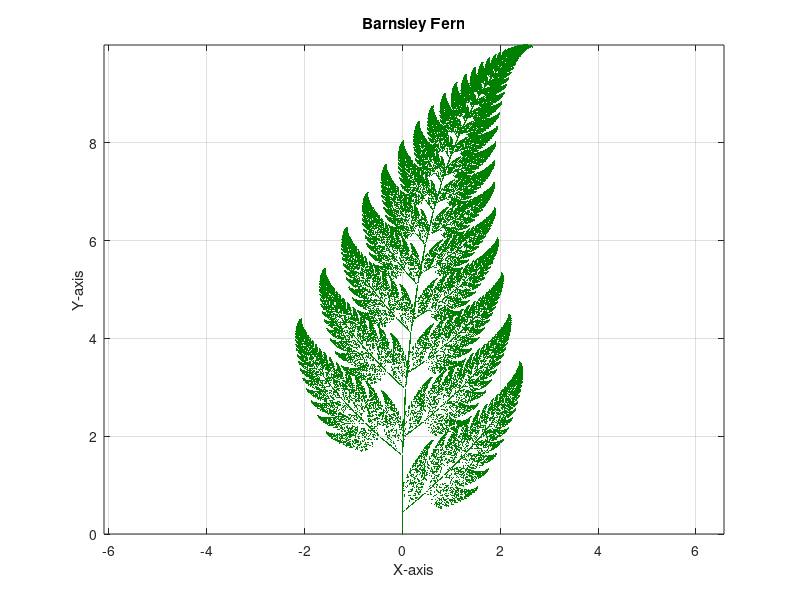

Write MATLAB code to recreate this figure.
clc; clear; close all;

% Jumlah iterasi (semakin besar semakin detail)
N = 100000;

% Inisialisasi vektor koordinat
x = zeros(1, N);
y = zeros(1, N);

% Probabilitas untuk setiap transformasi
p = [0.01, 0.85, 0.07, 0.07];
cum_p = cumsum(p); % Probabilitas kumulatif

% Iterasi Barnsley Fern
for i = 2:N
    r = rand; % Angka acak untuk memilih transformasi

    if r <= cum_p(1)
        % Batang utama
        x(i) = 0;
        y(i) = 0.16 * y(i-1);

    elseif r <= cum_p(2)
        % Transformasi utama daun
        x(i) = 0.85 * x(i-1) + 0.04 * y(i-1);
        y(i) = -0.04 * x(i-1) + 0.85 * y(i-1) + 1.6;

    elseif r <= cum_p(3)
        % Daun kanan
        x(i) = 0.20 * x(i-1) - 0.26 * y(i-1);
        y(i) = 0.23 * x(i-1) + 0.22 * y(i-1) + 1.6;

    else
        % Daun kiri
        x(i) = -0.15 * x(i-1) + 0.28 * y(i-1);
        y(i) = 0.26 * x(i-1) + 0.24 * y(i-1) + 0.44;
    end
end

% Plot Barnsley Fern dengan sumbu
figure('Color','w');
plot(x, y, '.', 'Color', [0 0.5 0], 'MarkerSize', 1);
axis equal;
xlabel('X-axis');
ylabel('Y-axis');
title('Barnsley Fern');
grid on;
